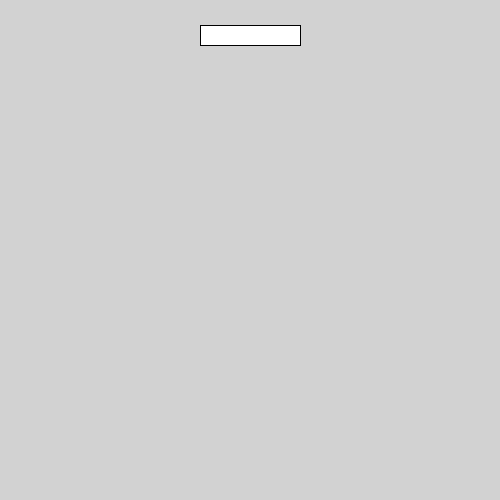
Frame 1 (no input)
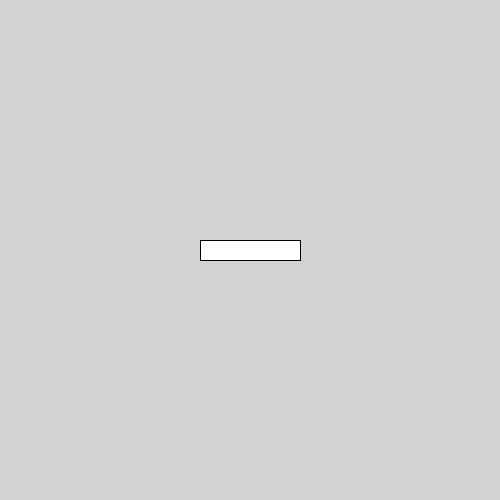
Frame 60 (the mouse pressed at the canvas centre just before this capture)
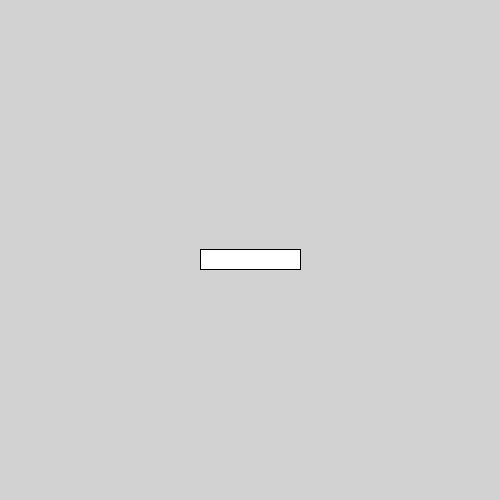
Frame 120 (the mouse held since frame 60 and released just before this capture)

The Processing sketch that drew these frames (run headless with seeded random() and noise(); from frame 60 on, the mouse is pressed at the canvas centre):

// Processing sketch: Mar192018_GraphicsVis
// ── Mar192018_GraphicsVis.pde
float y;
float vy;
float m = 1.0;
float ry = 250;
float ks = 0.1;
float kd = 0.1;

void setup(){
  size(500, 500);
}

void draw(){
  background(210);
  float f = -((ks * (y - ry)) + kd*vy);
  float a = f/m;
  vy = vy + a;
  y += vy;
  rect(200, y, 100, 20);
}



class Particle {
  float x, y;
  float vx, vy;
  float r;
  float ax, ay;
  float m;

  Particle(float _x, float _y,float _vx, float _vy, float _r) {
    x = _x;
    y = _y;
    vx = _vx;
    vy = _vy;
    r = _r; 
  }
    
  
  void display() {
    ellipse(x, y, r, r);
  }  
  
  //Class method to apply forces
  void applyForces(float fx, float fy)
  {
    ax = fx/m;
    ay = fy/m;
    vx += ax;
    vy += ay;
    x += vx;
    y += vy; 
  }
}
